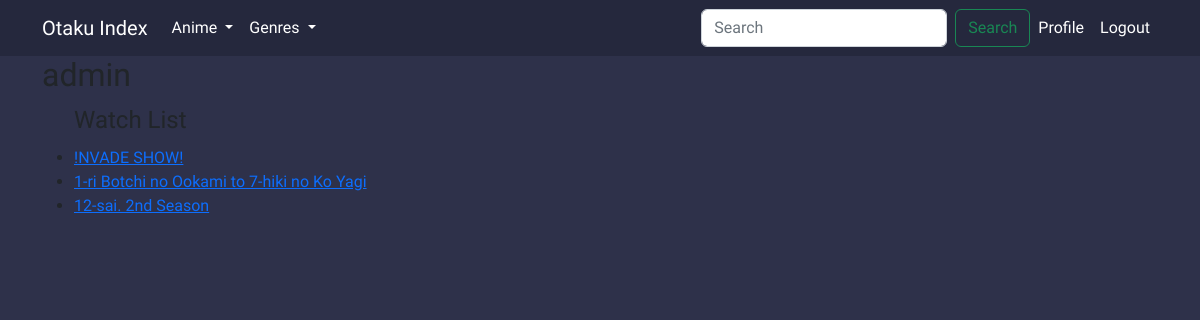
The page /profile/admin/ (signed in) on the database its author committed.
### anime/models.py (models this page shows, shortened)
class Anime(models.Model):
    STATUS_CHOICES = (
        ("ONGOING","Ongoing"),
        ("FINISHED","Finished"),
    )
    TYPE_CHOICES = (
        ("ONA", "ONA"),
        ("TV","TV"),
        ("SPECIAL","Special"),
        ("MOVIE","Movie"),
        ("OVA","OVA"),
    )
    name = models.CharField(max_length=150, unique=True)
    description = models.TextField(blank=True)
    status = models.CharField(max_length=8, choices=STATUS_CHOICES, default="ONGOING")
    type = models.CharField(max_length=7, choices=TYPE_CHOICES, default="TV")
    season = models.ForeignKey(Season, on_delete=models.SET_NULL, default="", null=True)
    episodes = models.IntegerField(default= 0)
    genres = models.ManyToManyField(Genre)
    user_count = models.IntegerField(default=0)
    image = models.ImageField(default='anime_imgs/default.jpg', upload_to='anime_imgs')
    slug = AutoSlugField(populate_from='name', default="")

### users/views.py (the view)
# urls.py: path('profile/<str:username>/', user_views.profile_view, name='profile'),
def profile_view(request, username):
    user = User.objects.get(username=username)
    return render(request, 'users/profile.html',{'profile':user}) #PROFILE IS THE NAME OF THE USERS PROFILE YOU ARE VIEWING

### users/templates/users/profile.html (shortened to what this page needs)
{% extends "base.html" %}
{% block content %}
<h2>{{ profile.username }}</h2>
<ul>
    <legend>Watch List</legend>
    {% for anime in profile.watchlist.watched.all %}
        <li>
            <a href="{% url 'anime-detail' anime.slug %}">
                    {{ anime.name }}
            </a>
        </li>
    {% endfor %}
</ul>
{% endblock content %}

### static/css/base.css (style rules this page uses)
body { background-color: #2E314A; font-family: 'Varela Round', sans-serif; }

### rows shown on the page
Anime: name "!NVADE SHOW!"
Anime: name "1-ri Botchi no Ookami to 7-hiki no Ko Yagi"
Anime: name "12-sai. 2nd Season"
